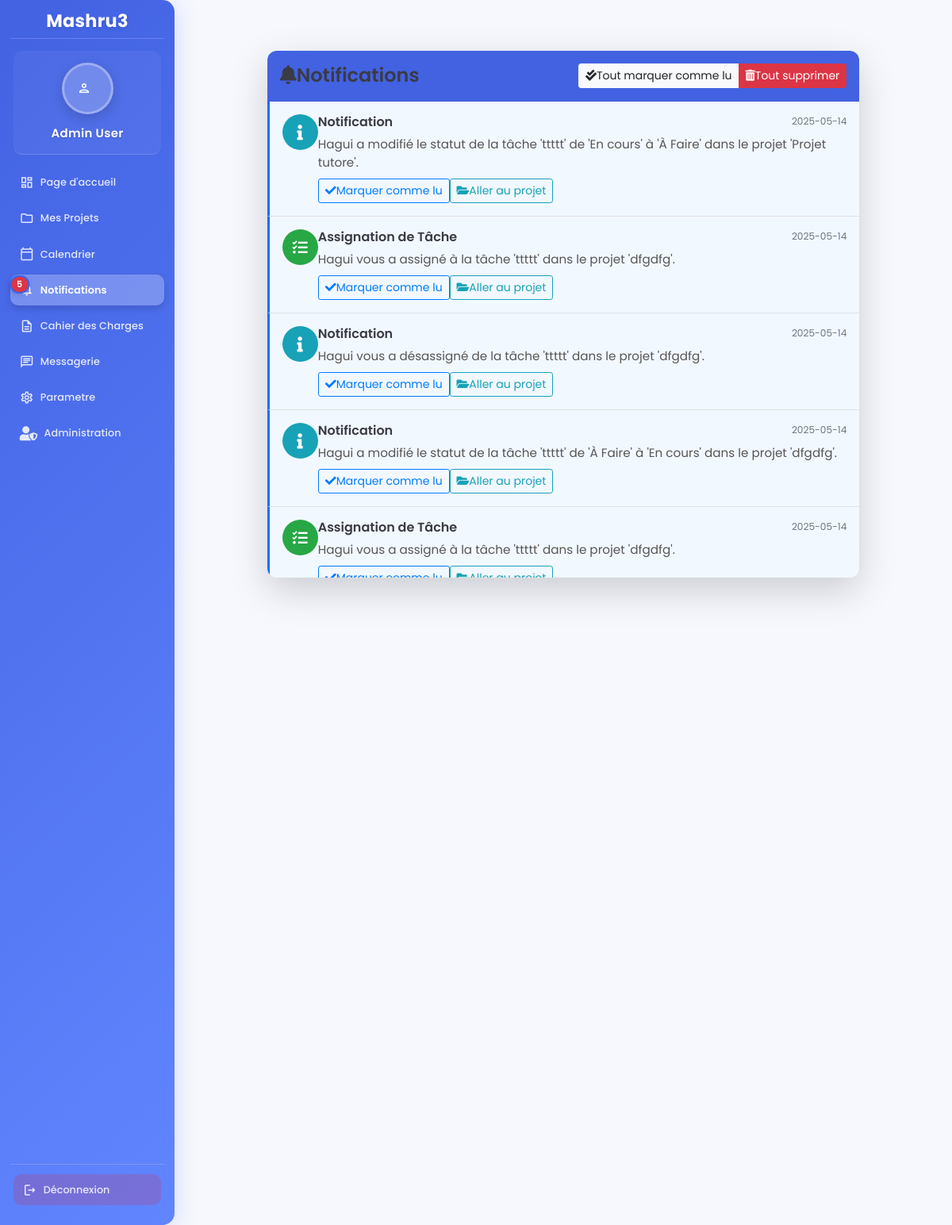
/notifications (signed in), run on the app's committed database.
### app.py (models this page shows)
class User(db.Model):
    user_id = db.Column(db.Integer, primary_key=True)
    name = db.Column(db.String(255), nullable=False)
    image = db.Column(db.String(255))
    password = db.Column(db.String(255), nullable=False)
    email = db.Column(db.String(255), unique=True, nullable=False)
    is_admin = db.Column(db.Boolean, default=False)
    created_at = db.Column(db.DATE, server_default=db.func.current_date())  # Add created_at field

class Notification(db.Model):
    notification_id = db.Column(db.Integer, primary_key=True)
    recipient_id = db.Column(db.Integer, db.ForeignKey('user.user_id'), nullable=False)
    sender_id = db.Column(db.Integer, db.ForeignKey('user.user_id'), nullable=False)
    project_id = db.Column(db.Integer, db.ForeignKey('project.project_id'), nullable=True)
    notification_type = db.Column(db.String(50), nullable=False)
    content = db.Column(db.Text, nullable=False)
    is_read = db.Column(db.Boolean, default=False)
    is_accepted = db.Column(db.Boolean, nullable=True)
    created_at = db.Column(db.DATE, server_default=db.func.current_date())

### app.py (the view)
@app.route('/notifications')
def notifications():
    if 'user_id' not in session:
        return redirect(url_for('connexion'))
    user_id = session['user_id']
    notifications = Notification.query.filter_by(recipient_id=user_id).order_by(Notification.created_at.desc()).all()
    for notification in notifications:
        notification.sender = db.session.get(User, notification.sender_id)
        if notification.project_id:
            notification.project = db.session.get(Project, notification.project_id)
    return render_template('notifications.html', notifications=notifications)

### templates/notifications.html (shortened to what this page needs)
{% extends 'base.html' %}
{% block content %}
<div class="container mt-5">
    <div class="row justify-content-center">
        <div class="col-lg-10">
            <div class="card shadow-lg border-0 rounded-3">
                <div class="card-header bg-primary text-white p-3 d-flex justify-content-between align-items-center">
                    <h4 class="mb-0"><i class="fas fa-bell me-2"></i>Notifications</h4>
                    {% if notifications %}
                        <div class="btn-group" role="group">
                            <button id="mark-all-read" class="btn btn-sm btn-light" data-bs-toggle="modal" data-bs-target="#markAllReadConfirmationModal">
                                <i class="fas fa-check-double me-1"></i>Tout marquer comme lu
                            </button>
                            <button id="delete-all-notifications" class="btn btn-sm btn-danger" data-bs-toggle="modal" data-bs-target="#deleteAllConfirmationModal">
                                <i class="fas fa-trash-alt me-1"></i>Tout supprimer
                            </button>
                        </div>
                    {% endif %}
                </div>
                <div class="card-body p-0">
                    {% if notifications %}
                        <div class="notification-list">
                            {% for notification in notifications | reverse %}
                                <div class="notification-item p-3 border-bottom {% if not notification.is_read %}unread{% endif %}"
                                     id="notification-{{ notification.notification_id }}">
                                    <div class="d-flex">
                                        <div class="notification-icon me-3">
                                            {% if notification.notification_type == 'invitation' %}
                                                <div class="icon-circle bg-primary text-white">
                                                    <i class="fas fa-user-plus"></i>
                                                </div>
                                            {% elif notification.notification_type == 'task_assignment' %}
                                                <div class="icon-circle bg-success text-white">
                                                    <i class="fas fa-tasks"></i>
                                                </div>
                                            {% else %}
                                                <div class="icon-circle bg-info text-white">
                                                    <i class="fas fa-info"></i>
                                                </div>
                                            {% endif %}
                                        </div>
                                        <div class="notification-content flex-grow-1">
                                            <div class="d-flex justify-content-between align-items-center mb-2">
                                                <h6 class="mb-0 fw-bold">
                                                    {% if notification.notification_type == 'invitation' %}
                                                        Invitation au Projet
                                                    {% elif notification.notification_type == 'task_assignment' %}
                                                        Assignation de Tâche
                                                    {% else %}
                                                        Notification
                                                    {% endif %}
                                                </h6>
                                                <small class="text-muted">{{ notification.created_at }}</small>
                                            </div>
                                            <p class="mb-2 notification-text">{{ notification.content }}</p>
                                            <div class="mt-2 d-flex">
                                                {% if not notification.is_read %}
                                                    <button class="btn btn-sm btn-outline-primary mark-read me-2"
                                                            data-notification-id="{{ notification.notification_id }}">
                                                        <i class="fas fa-check me-1"></i>Marquer comme lu
                                                    </button>
                                                {% endif %}
                                                {% if notification.project_id %}
                                                    <a href="/project/{{ notification.project_id }}" class="btn btn-sm btn-outline-info">
                                                        <i class="fas fa-folder-open me-1"></i>Aller au projet
                                                    </a>
                                                {% endif %}
                                            </div>
                                        </div>
                                    </div>
                                </div>
                            {% endfor %}
                        </div>
                    {% endif %}
                </div>
            </div>
        </div>
    </div>
</div>
{% endblock %}

### templates/base.html (shortened to what this page needs)
<!DOCTYPE html>
<html lang="en">
<head>
    <link rel="stylesheet" href="{{ url_for('static', filename='styles.css') }}">
    <link rel="stylesheet" href="/static/css/bootstrap.min.css">
    <link rel="stylesheet" href="https://cdnjs.cloudflare.com/ajax/libs/font-awesome/5.15.4/css/all.min.css" />
</head>
<body>
    <div class="d-flex" style="min-height: 100vh;">
        <div class="sidebar d-flex flex-column" style="position: fixed; top: 0; left: 0; height: 100vh; width: 220px; overflow-y: auto;">
            <h2 class="text-center">Mashru3</h2>
            <div class="sidebar-user-profile">
                {% if user_image %}
                    <img src="{{ user_image }}" alt="{{ user_first_name }}" class="profile-image">
                {% else %}
                    <div class="profile-image default-profile">
                        <i class="material-icons-outlined">person</i>
                    </div>
                {% endif %}
                <div class="user-name">{{ user_first_name or 'Guest' }}</div>
            </div>
            <ul class="list-unstyled flex-grow-1">
                <li class="{% if request.endpoint == 'dashboard' %}active{% endif %}">
                    <a href="{{ url_for('dashboard') }}" class="d-flex align-items-center">
                        <i class="material-icons-outlined">dashboard</i> Page d'accueil
                    </a>
                </li>
                <li class="{% if request.endpoint == 'projects' %}active{% endif %}">
                    <a href="{{ url_for('projects') }}" class="d-flex align-items-center">
                        <i class="material-icons-outlined">folder</i> Mes Projets
                    </a>
                </li>
                <li class="{% if request.endpoint == 'calendrier' %}active{% endif %}">
                    <a href="{{ url_for('calendrier') }}" class="d-flex align-items-center">
                        <i class="material-icons-outlined">calendar_today</i> Calendrier
                    </a>
                </li>
                <li class="nav-item position-relative {% if request.endpoint == 'notifications' %}active{% endif %}">
                    <a class="d-flex align-items-center" href="{{ url_for('notifications') }}">
                        <i class="material-icons-outlined">notifications</i> Notifications
                        {% if notification_count > 0 %}
                            <span id="notification-count" class="position-absolute top-0 start-100 translate-middle badge rounded-pill bg-danger">
                                {{ notification_count }}
                            </span>
                        {% else %}
                            <span id="notification-count" class="position-absolute top-0 start-100 translate-middle badge rounded-pill bg-danger" style="display: none;"></span>
                        {% endif %}
                    </a>
                </li>
                <li class="{% if request.endpoint == 'specifications' %}active{% endif %}">
                    <a href="{{ url_for('specifications') }}" class="d-flex align-items-center">
                        <i class="material-icons-outlined">description</i> Cahier des Charges
                    </a>
                </li>
                <li class="{% if request.endpoint == 'groupes' %}active{% endif %}">
                    <a href="{{ url_for('groupes') }}" class="d-flex align-items-center">
                        <i class="material-icons-outlined">chat</i> Messagerie
                    </a>
                </li>
                <li class="{% if request.endpoint == 'parametre' %}active{% endif %}">
                    <a href="{{ url_for('parametre') }}" class="d-flex align-items-center">
                        <i class="material-icons-outlined">settings</i> Parametre
                    </a>
                </li>
                {% if is_admin == True %}
                <li class="nav-item">
                    <a href="{{ url_for('admin_dashboard') }}" class="nav-link {% if request.endpoint.startswith('admin_') %}active{% endif %}">
                        <i class="fas fa-user-shield me-2"></i>
                        Administration
                    </a>
                </li>
                {% endif %}
            </ul>
            <div class="logout-container mt-auto">
                <form action="{{ url_for('deconnexion') }}" method="post">
                    <button type="submit" class="logout-btn d-flex align-items-center">
                        <i class="material-icons-outlined">logout</i> Déconnexion
                    </button>
                </form>
            </div>
        </div>
        <div class="content flex-grow-1">
            {% block content %}{% endblock %}
        </div>
    </div>
</body>
</html>

### data on the page
User: name "Admin User"
Notification: shows "Notification", created_at "2025-05-14", content "Hagui a modifié le statut de la tâche 'ttttt' de 'En cours' à 'À Faire' dans le projet 'Projet tutore'."
Notification: notification_type "task_assignment" (drawn), created_at "2025-05-14", content "Hagui vous a assigné à la tâche 'ttttt' dans le projet 'dfgdfg'."
Notification: shows "Notification", created_at "2025-05-14", content "Hagui vous a désassigné de la tâche 'ttttt' dans le projet 'dfgdfg'."
Notification: shows "Notification", created_at "2025-05-14", content "Hagui a modifié le statut de la tâche 'ttttt' de 'À Faire' à 'En cours' dans le projet 'dfgdfg'."
Notification: notification_type "task_assignment" (drawn), created_at "2025-05-14", content "Hagui vous a assigné à la tâche 'ttttt' dans le projet 'dfgdfg'."

### other printed values
{{ notification_count }} "5"
